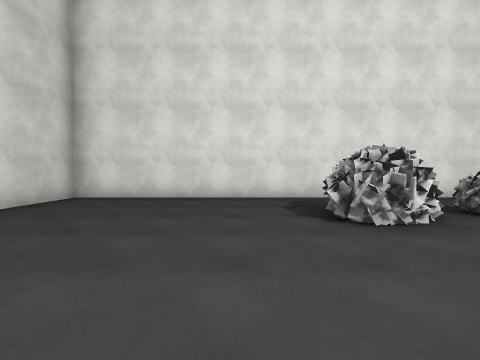
view 1 (above)

23 first-person views from a walk through a scene from a Unity 3-D project. The camera is 1.4 m above the floor, tilts 2° down and sees 90° across. The floor is counted in squares, 2 m on a side. Each view is taken from the middle of a square. On the plan, view 1 faces up. The plan holds only what a view shows up to about 9 squares ahead; the rest is blank. The player is left out. Surface patterns are stand-ins for the level's own textures.

view 2
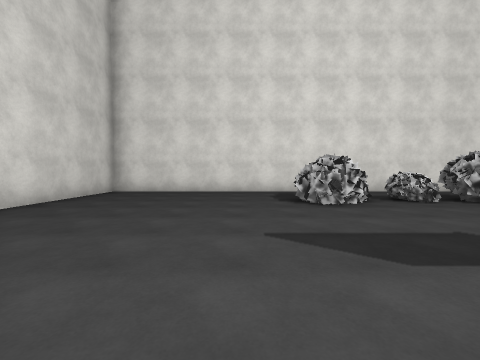

view 3
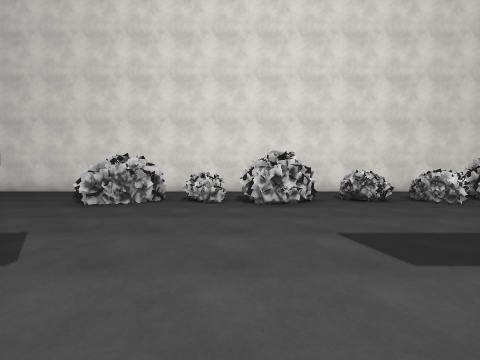

view 4
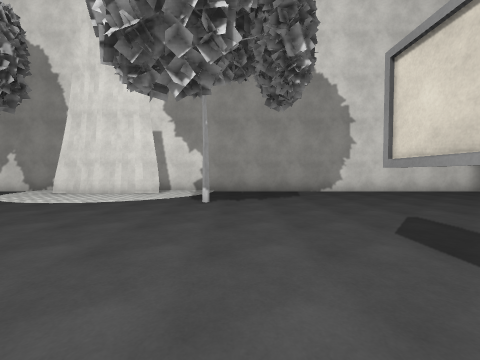

view 5
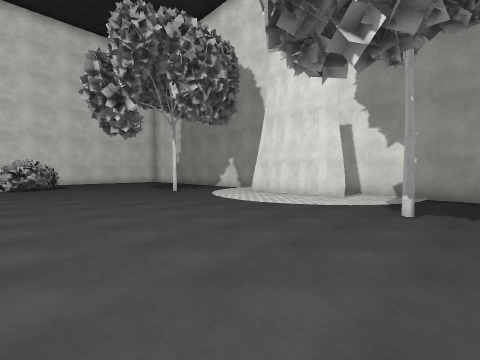

view 6
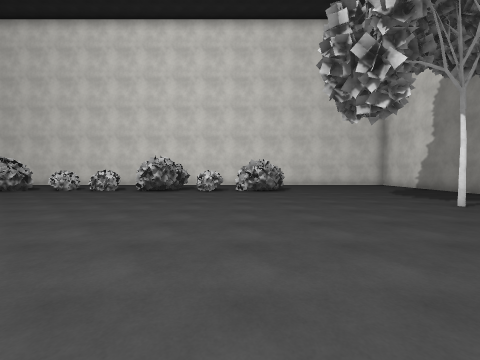

view 7
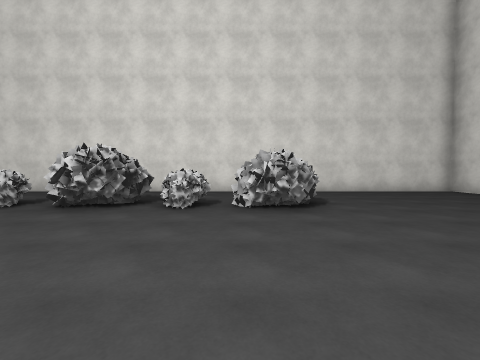

view 8
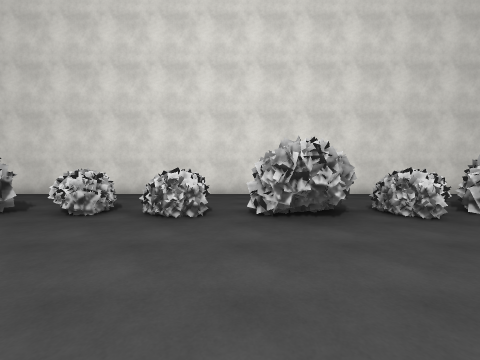

view 9
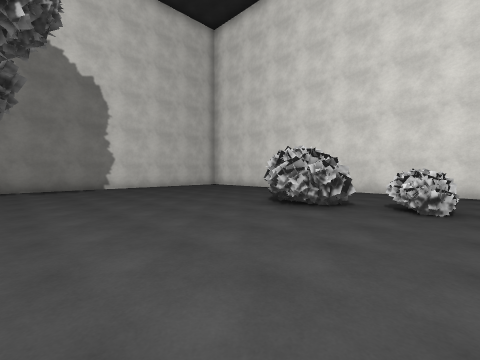

view 10
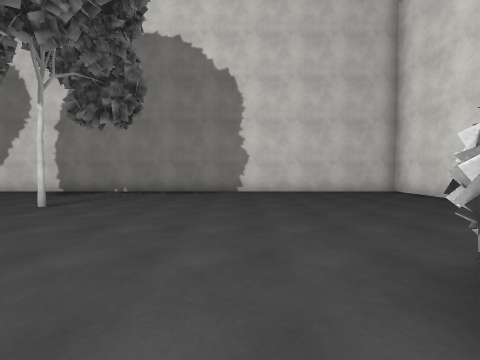

view 11
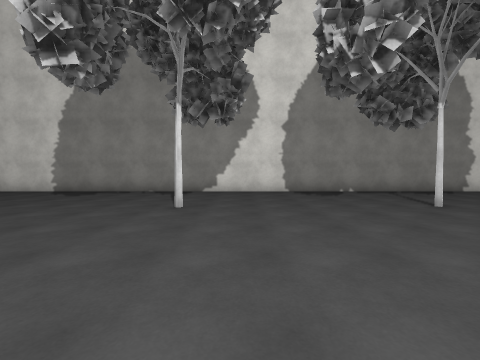

view 12
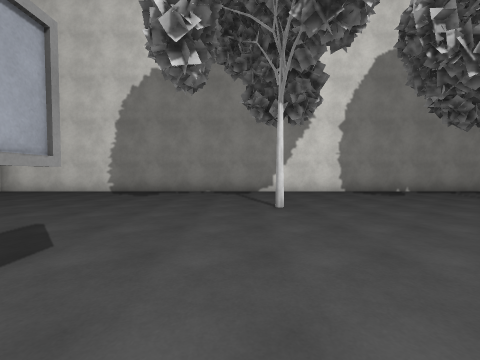

view 13
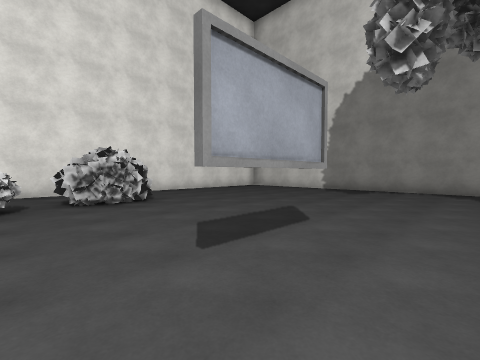

view 14
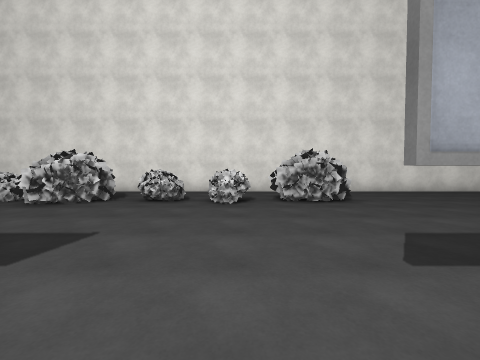

view 15
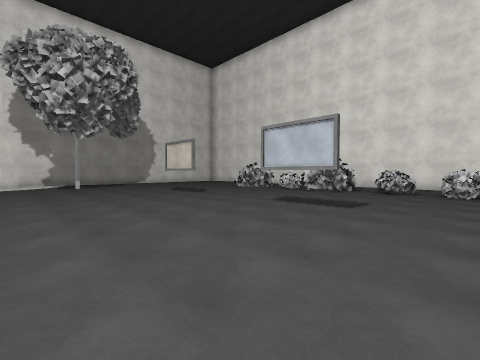

view 16
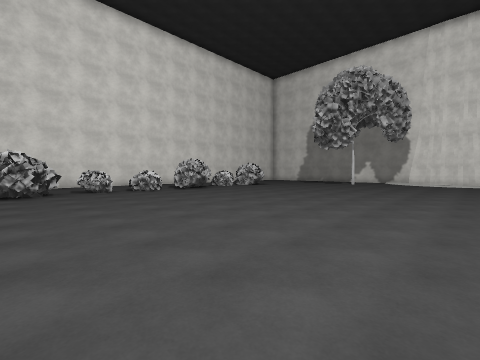

view 17
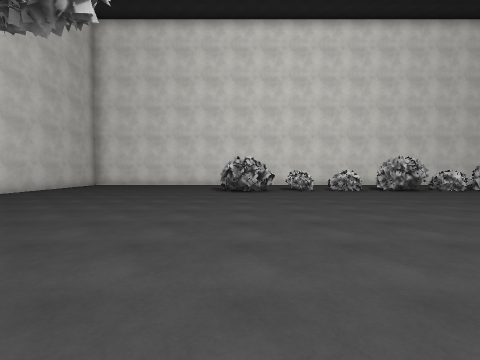

view 18
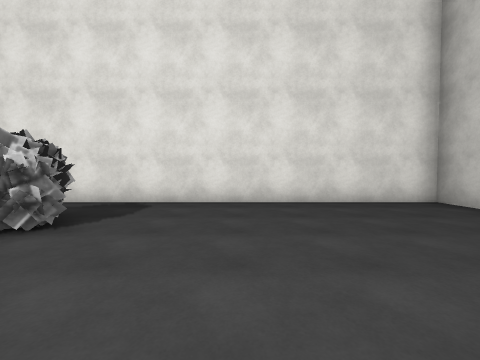

view 19
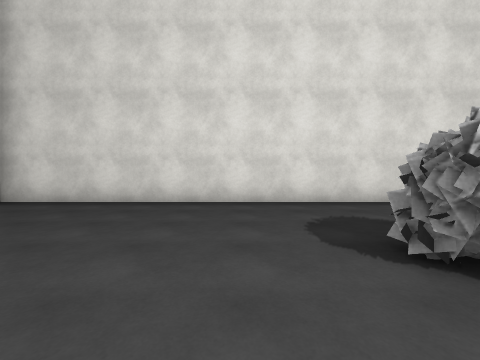

view 20
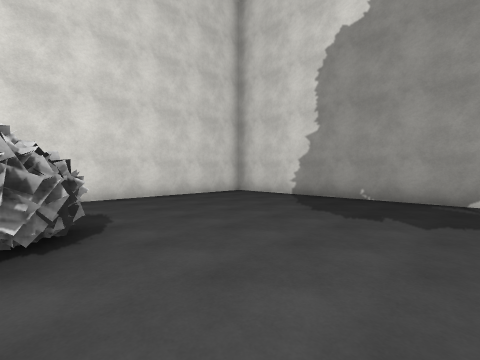

view 21
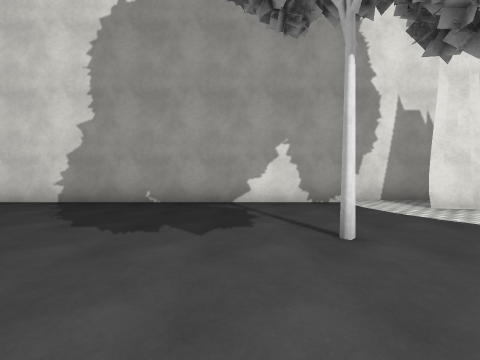

view 22
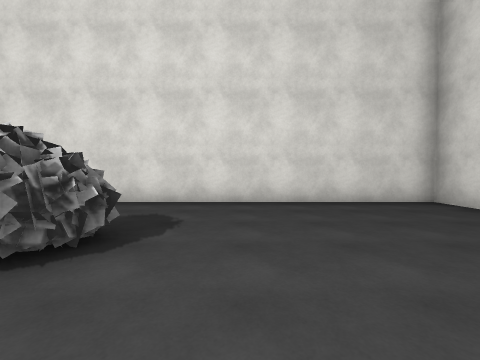

view 23
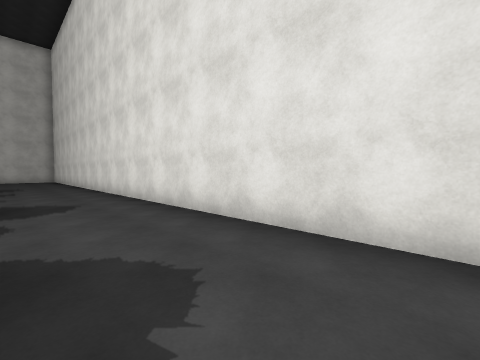

### Floor plan
Points are (right, up) in squares from view 1. A wall is a line through its corners. A room is listed if a view was taken in it or the views show most of it. See-through windows are left out.
Room 1 (views 1, 2, 3, 4, 5, 6, 7, 8, 9, 10, 11, 12, 13, 14, 15, 16, 17, 18, 19, 20, 21, 22, 23)
walls: (8.2, -0.7) (6.4, -0.7); (3.6, -0.7) (1.8, -0.7); (12.8, -0.7) (10.9, -0.7); (-3.1, -6.3) (-3.2, -6.8); (-3.2, -5.5) (-3.1, -6.5) (-3.3, -7.7); (-3.4, -4.4) (-3.1, -5.7); (-4.5, -6.6) (-4.5, -17.5) (19.5, -17.5) (19.5, 6.5) (-4.5, 6.5) (-4.5, -5)
objects: other object (2, -15) to (3, -14); other object (2, 3) to (3, 4); bush (4, -14) to (5, -14); bush (4, 4) to (5, 4); other object (6, -15) to (7, -14); other object (6, 3) to (7, 4); bush (8, -14); bush (8, 4); bush (10, -14); bush (10, 3) to (10, 4); other object (11, -14) to (12, -13); other object (11, 4) to (12, 5)

Where each view was taken, in squares from view 1:
view 1: 0 up, 0 right, facing up
view 2: 2 down, 0 right, facing up
view 3: 2 down, 5 right, facing up
view 4: 2 down, 4 right, facing left
view 5: 2 down, 3 right, facing down-left
view 6: 5 down, 3 right, facing down
view 7: 9 down, 3 right, facing down
view 8: 10 down, 7 right, facing down
view 9: 9 down, 9 right, facing down-right
view 10: 12 down, 11 right, facing right
view 11: 4 down, 11 right, facing right
view 12: 2 down, 11 right, facing right
view 13: 2 down, 10 right, facing up-right
view 14: 2 down, 10 right, facing up
view 15: 5 down, 10 right, facing up-left
view 16: 5 down, 12 right, facing down-left
view 17: 5 down, 12 right, facing down
view 18: 1 up, 15 right, facing up
view 19: 12 down, 14 right, facing down
view 20: 11 down, 2 right, facing down-left
view 21: 11 down, 1 right, facing left
view 22: 12 down, 0 right, facing down
view 23: 15 down, 0 right, facing down-right
